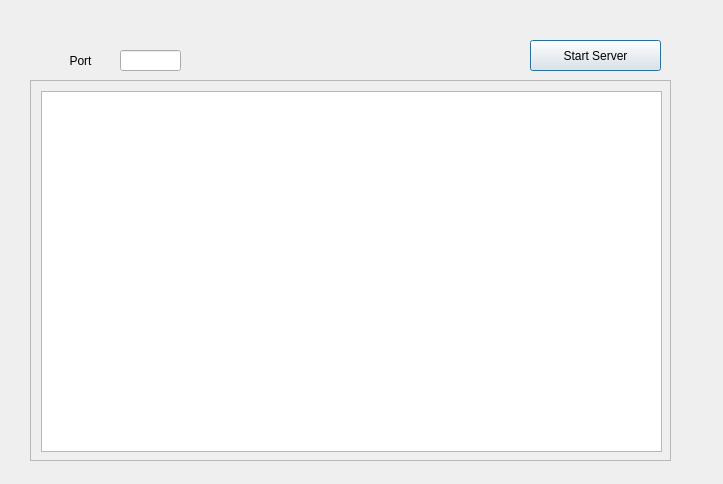
<?xml version="1.0" encoding="UTF-8"?>
<ui version="4.0">
 <class>RemoteServer</class>
 <widget class="QDialog" name="RemoteServer">
  <property name="geometry">
   <rect>
    <x>0</x>
    <y>0</y>
    <width>723</width>
    <height>484</height>
   </rect>
  </property>
  <property name="windowTitle">
   <string>RemoteServer</string>
  </property>
  <property name="toolTipDuration">
   <number>-1</number>
  </property>
  <property name="locale">
   <locale language="English" country="UnitedStates"/>
  </property>
  <widget class="QLineEdit" name="lineEdit_2">
   <property name="geometry">
    <rect>
     <x>120</x>
     <y>50</y>
     <width>61</width>
     <height>21</height>
    </rect>
   </property>
  </widget>
  <widget class="QLabel" name="label">
   <property name="geometry">
    <rect>
     <x>30</x>
     <y>50</y>
     <width>101</width>
     <height>21</height>
    </rect>
   </property>
   <property name="text">
    <string>Port</string>
   </property>
   <property name="alignment">
    <set>Qt::AlignCenter</set>
   </property>
  </widget>
  <widget class="QScrollArea" name="scrollArea">
   <property name="geometry">
    <rect>
     <x>30</x>
     <y>80</y>
     <width>641</width>
     <height>381</height>
    </rect>
   </property>
   <property name="widgetResizable">
    <bool>true</bool>
   </property>
   <widget class="QWidget" name="scrollAreaWidgetContents">
    <property name="geometry">
     <rect>
      <x>0</x>
      <y>0</y>
      <width>639</width>
      <height>379</height>
     </rect>
    </property>
    <widget class="QTextBrowser" name="serverInfo">
     <property name="geometry">
      <rect>
       <x>10</x>
       <y>10</y>
       <width>621</width>
       <height>361</height>
      </rect>
     </property>
    </widget>
   </widget>
  </widget>
  <widget class="QPushButton" name="pushButton">
   <property name="geometry">
    <rect>
     <x>530</x>
     <y>40</y>
     <width>131</width>
     <height>31</height>
    </rect>
   </property>
   <property name="text">
    <string>Start Server</string>
   </property>
  </widget>
 </widget>
 <resources/>
 <connections/>
</ui>
